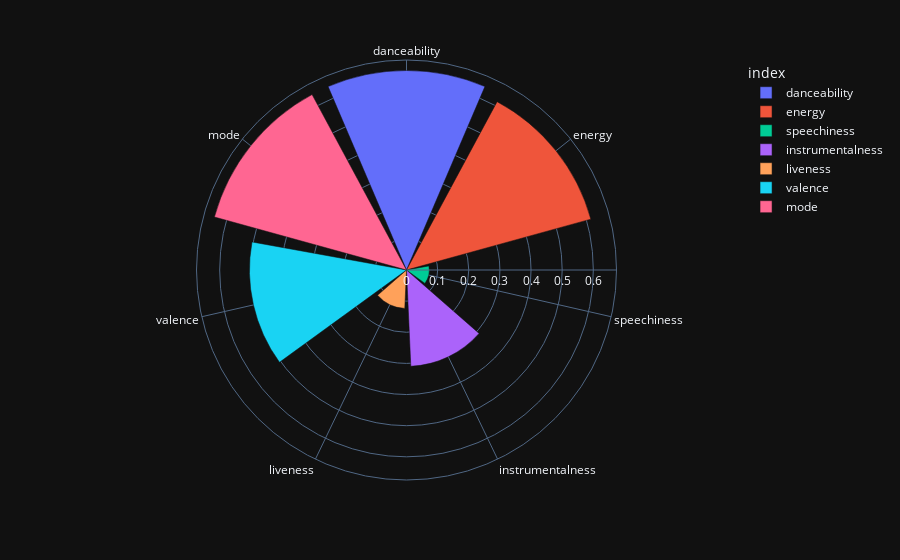

The notebook cell this image was saved under:
### Code cell
radar_df = mean_df.filter(items=['danceability','energy','speechiness','acoustincess','instrumentalness','liveness','valence','mode',])
fig = px.bar_polar(radar_df, r=radar_df.values, theta=radar_df.index, 
                    range_r = [], color=radar_df.index,
                    color_discrete_sequence=px.colors.qualitative.Plotly,
                    template='plotly_dark')

fig.show()

### Figure 1 — Plotly figure (JSON) as saved in the notebook; plotly's stock layout.template omitted (floating-point values rounded to 4 significant figures)
{"data": [{"hovertemplate": "index=%{theta}<br>r=%{r}<extra></extra>", "legendgroup": "danceability", "marker": {"color": "#636EFA", "pattern": {"shape": ""}}, "name": "danceability", "r": [0.6407], "showlegend": true, "subplot": "polar", "theta": ["danceability"], "type": "barpolar"}, {"hovertemplate": "index=%{theta}<br>r=%{r}<extra></extra>", "legendgroup": "energy", "marker": {"color": "#EF553B", "pattern": {"shape": ""}}, "name": "energy", "r": [0.6141], "showlegend": true, "subplot": "polar", "theta": ["energy"], "type": "barpolar"}, {"hovertemplate": "index=%{theta}<br>r=%{r}<extra></extra>", "legendgroup": "speechiness", "marker": {"color": "#00CC96", "pattern": {"shape": ""}}, "name": "speechiness", "r": [0.07313], "showlegend": true, "subplot": "polar", "theta": ["speechiness"], "type": "barpolar"}, {"hovertemplate": "index=%{theta}<br>r=%{r}<extra></extra>", "legendgroup": "instrumentalness", "marker": {"color": "#AB63FA", "pattern": {"shape": ""}}, "name": "instrumentalness", "r": [0.3096], "showlegend": true, "subplot": "polar", "theta": ["instrumentalness"], "type": "barpolar"}, {"hovertemplate": "index=%{theta}<br>r=%{r}<extra></extra>", "legendgroup": "liveness", "marker": {"color": "#FFA15A", "pattern": {"shape": ""}}, "name": "liveness", "r": [0.1235], "showlegend": true, "subplot": "polar", "theta": ["liveness"], "type": "barpolar"}, {"hovertemplate": "index=%{theta}<br>r=%{r}<extra></extra>", "legendgroup": "valence", "marker": {"color": "#19D3F3", "pattern": {"shape": ""}}, "name": "valence", "r": [0.5043], "showlegend": true, "subplot": "polar", "theta": ["valence"], "type": "barpolar"}, {"hovertemplate": "index=%{theta}<br>r=%{r}<extra></extra>", "legendgroup": "mode", "marker": {"color": "#FF6692", "pattern": {"shape": ""}}, "name": "mode", "r": [0.64], "showlegend": true, "subplot": "polar", "theta": ["mode"], "type": "barpolar"}], "layout": {"barmode": "relative", "legend": {"title": {"text": "index"}, "tracegroupgap": 0}, "margin": {"t": 60}, "polar": {"angularaxis": {"categoryarray": ["danceability", "energy", "speechiness", "instrumentalness", "liveness", "valence", "mode"], "categoryorder": "array", "direction": "clockwise", "rotation": 90}, "domain": {"x": [0, 1], "y": [0, 1]}}}}
